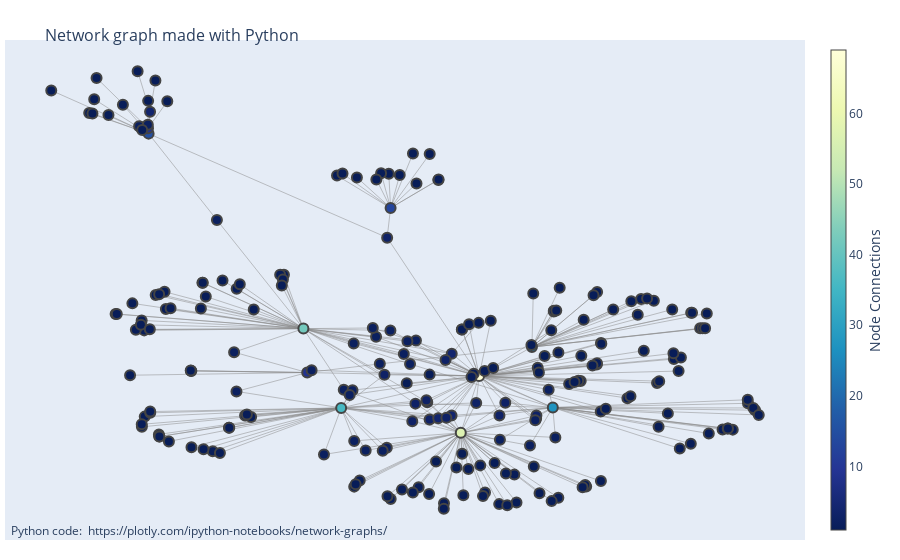

The cell this chart's notebook holds for it:
### Code cell
G = nx.random_geometric_graph(200, 0.125)
nx.set_node_attributes(network_graph, pos, 'pos')
# Add positions to the graph as node attributes
G = network_graph
edge_x = []
edge_y = []
for edge in G.edges():
    x0, y0 = G.nodes[edge[0]]['pos']
    x1, y1 = G.nodes[edge[1]]['pos']
    edge_x.append(x0)
    edge_x.append(x1)
    edge_x.append(None)
    edge_y.append(y0)
    edge_y.append(y1)
    edge_y.append(None)

edge_trace = go.Scatter(
    x=edge_x, y=edge_y,
    line=dict(width=0.5, color='#888'),
    hoverinfo='none',
    mode='lines')

node_x = []
node_y = []
for node in G.nodes():
    x, y = G.nodes[node]['pos']
    node_x.append(x)
    node_y.append(y)

node_trace = go.Scatter(
    x=node_x, y=node_y,
    mode='markers',
    hoverinfo='text',
    marker=dict(
        showscale=True,
        # colorscale options
        #'Greys' | 'YlGnBu' | 'Greens' | 'YlOrRd' | 'Bluered' | 'RdBu' |
        #'Reds' | 'Blues' | 'Picnic' | 'Rainbow' | 'Portland' | 'Jet' |
        #'Hot' | 'Blackbody' | 'Earth' | 'Electric' | 'Viridis' |
        colorscale='YlGnBu',
        reversescale=True,
        color=[],
        size=10,
        colorbar=dict(
            thickness=15,
            title='Node Connections',
            xanchor='left',
            titleside='right'
        ),
        line_width=2))

node_adjacencies = []
node_text = []
for node, adjacencies in enumerate(G.adjacency()):
    node_adjacencies.append(len(adjacencies[1]))
    node_text.append('# of connections: '+str(len(adjacencies[1])))

node_trace.marker.color = node_adjacencies
node_trace.text = node_text

fig = go.Figure(data=[edge_trace, node_trace],
             layout=go.Layout(
                title='<br>Network graph made with Python',
                titlefont_size=16,
                showlegend=False,
                hovermode='closest',
                margin=dict(b=20,l=5,r=5,t=40),
                annotations=[ dict(
                    text="Python code: <a href='https://plotly.com/ipython-notebooks/network-graphs/'> https://plotly.com/ipython-notebooks/network-graphs/</a>",
                    showarrow=False,
                    xref="paper", yref="paper",
                    x=0.005, y=-0.002 ) ],
                xaxis=dict(showgrid=False, zeroline=False, showticklabels=False),
                yaxis=dict(showgrid=False, zeroline=False, showticklabels=False))
                )
fig.show()

### Figure 1 — Plotly figure (JSON) as saved in the notebook; plotly's stock layout.template omitted (floating-point values rounded to 4 significant figures; data arrays with more than 128 entries replaced by an {"elided": "..."} marker saying what was removed)
{"data": [{"hoverinfo": "none", "line": {"color": "#888", "width": 0.5}, "mode": "lines", "type": "scatter", "x": {"elided": "894 float values"}, "y": {"elided": "894 float values"}}, {"hoverinfo": "text", "marker": {"color": {"elided": "235 int values"}, "colorbar": {"thickness": 15, "title": {"side": "right", "text": "Node Connections"}, "xanchor": "left"}, "colorscale": [[0, "rgb(255,255,217)"], [0.125, "rgb(237,248,177)"], [0.25, "rgb(199,233,180)"], [0.375, "rgb(127,205,187)"], [0.5, "rgb(65,182,196)"], [0.625, "rgb(29,145,192)"], [0.75, "rgb(34,94,168)"], [0.875, "rgb(37,52,148)"], [1, "rgb(8,29,88)"]], "line": {"width": 2}, "reversescale": true, "showscale": true, "size": 10}, "mode": "markers", "text": {"elided": "235 str values"}, "type": "scatter", "x": {"elided": "235 float values"}, "y": {"elided": "235 float values"}}], "layout": {"annotations": [{"showarrow": false, "text": "Python code: <a href='https://plotly.com/ipython-notebooks/network-graphs/'> https://plotly.com/ipython-notebooks/network-graphs/</a>", "x": 0.005, "xref": "paper", "y": -0.002, "yref": "paper"}], "hovermode": "closest", "margin": {"b": 20, "l": 5, "r": 5, "t": 40}, "showlegend": false, "title": {"font": {"size": 16}, "text": "<br>Network graph made with Python"}, "xaxis": {"showgrid": false, "showticklabels": false, "zeroline": false}, "yaxis": {"showgrid": false, "showticklabels": false, "zeroline": false}}}
